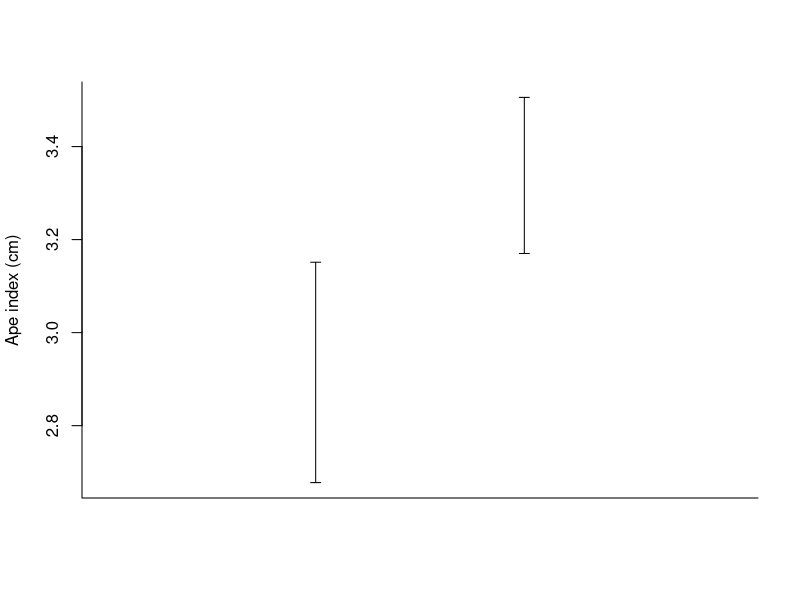

This figure's R source: (Note: this script raises an error after producing the figure.)


# function for error bars
error.bar <- function(x, y, upper, lower=upper, length=0.05,...){
  if(length(x) != length(y) | length(y) !=length(lower) | length(lower) != length(upper))
    stop("vectors must be same length")
  arrows(x,y+upper, x, y-lower, angle=90, code=3, length=length, ...)
}

### generate data
climb <- rnorm(263, 3, 1.94)
swim <- rnorm(300, 3.32, 1.5)
df <- data.frame(group = rep(0:1, c(length(climb), length(swim))),
                 ape_index = c(climb, swim))

### get confidence intervals
# confint() takes a linear model
ci <- rbind(confint(lm(ape_index ~ 1, df[df$group == 0, ])), # intercept only model for group 0
            confint(lm(ape_index ~ 1, df[df$group == 1, ]))) # intercept only model for group 1
# calculate distance of limits of CIs from their mid-points (respective group means)
ci <- abs((ci[ , 1] - ci[ , 2])) / 2
# get means
means <- unlist(lapply(list(climb, swim), mean))


# first, draw empty plot
plot(NULL, type = "p", xlim = c(0, 3),
     ylim = c(min(means-ci), max(means+ci)), xlab= "", ylab = "Ape index (cm)", xaxt = "n",
     main = "", bty = "l", xaxt = "n")
error.bar(1:2, means, ci) # draw error bars
# draw points last so that they're on top of error bars
points(means, pch = 22, col = colors[2], bg = colors[3], cex = 2)
# add custom x axis
axis(1, at = 1:2, c("Climbers", "Swimmers"), tick = F)
